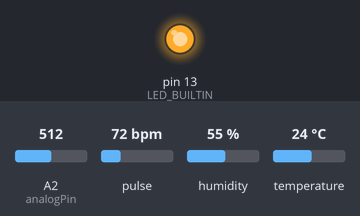
A sketch run on a simulated Arduino Uno, built with avr-gcc and run on an emulated ATmega328P. Shown: output pins drawn as LEDs (lit = HIGH). Inputs (shaded band) come from the test bench; at power-on: A2 (analogPin) = 512, pulse 72 bpm, humidity 55 %, temperature 24 °C. What the sketch prints to the serial monitor is not drawn.

Above: at 0.1 s.
Timing chart, 0 to 1.6 s (numbered marks = the images above):
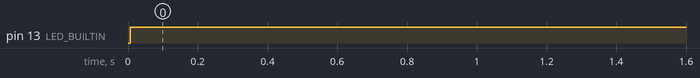

Measured:
- by itself, pin 13 (LED_BUILTIN): LOW → HIGH at 0.01 s

The sketch:

Cod_complet.ino
```cpp
#include <PulseSensorPlayground.h>     // Includes the PulseSensorPlayground Library.
#include <SoftwareSerial.h>
#include <DHT.h>

#define RX 0
#define TX 1

SoftwareSerial bluetooth(RX, TX);

#define DHTPIN 2
#define DHTTYPE DHT22
DHT dht(DHTPIN, DHTTYPE);

const int analogPin = A2;      // Pinul analogic pentru citirea semnalului EKG
const int baseline = 512;      // Valoarea de bază a semnalului
const long interval_EKG = 10;      // Intervalul de eșantionare (10 ms)
unsigned long previousMillis_EKG = 0; // Variabilă pentru stocarea timpului anterior
float pWaveAmplitude, qrsAmplitude, tWaveAmplitude; // Variabile pentru amplitudinea undelor P, QRS și T
float heartRate; // Variabilă pentru frecvența cardiacă
float lastQRSpeak = -10000; // Variabilă pentru stocarea timpului ultimului vârf QRS
int lastECGValue = baseline; // Variabilă pentru stocarea valorii anterioare a semnalului EKG

const int PulseWire = 0;       // PulseSensor WIRE connected to ANALOG PIN 0
const int LED = LED_BUILTIN;          // The on-board Arduino LED, close to PIN 13.
int Threshold = 550;           // Determine which Signal to "count as a beat" and which to ignore.
                               // Use the "Gettting Started Project" to fine-tune Threshold Value beyond default setting.
                               // Otherwise leave the default "550" value.

PulseSensorPlayground pulseSensor;  // Creates an instance of the PulseSensorPlayground object called "pulseSensor"

int i=0;
int bpm;
unsigned long previousMillis_PULSE = 0;  // Variable to store the last time the value was printed
const unsigned long interval_PULSE = 5000;  // Interval in milliseconds (5 seconds)

void setup() {
  Serial.begin(9600); // Inițializare comunicare serială pentru debug
  bluetooth.begin(9600);
  dht.begin();

   // Configure the PulseSensor object, by assigning our variables to it.
  pulseSensor.analogInput(PulseWire);
  pulseSensor.blinkOnPulse(LED);       //auto-magically blink Arduino's LED with heartbeat.
  pulseSensor.setThreshold(Threshold);
}

void loop() {

  // Citirea temperaturii și umidității
  float temp = dht.readTemperature();
  float hum = dht.readHumidity();

  unsigned long currentMillis_EKG = millis(); // Obține timpul curent

  // Verifică dacă este timpul pentru a eșantiona semnalul EKG
  if (currentMillis_EKG - previousMillis_EKG >= interval_EKG) {
    previousMillis_EKG = currentMillis_EKG; // Actualizează timpul anterior

    // Citirea semnalului EKG
    int ecgValue = analogRead(analogPin);

    // Procesarea semnalului pentru a extrage caracteristicile
    detectECGFeatures(ecgValue);
    // Actualizarea valorii anterioare a semnalului EKG
    lastECGValue = ecgValue;
  }

 unsigned long currentMillis_PULSE = millis(); // Obține timpul curent
   while (pulseSensor.sawStartOfBeat())
  {
		  i++;
	}

  if (currentMillis_PULSE - previousMillis_PULSE >= interval_PULSE) {
    // Update the previousMillis variable to store the current time
    previousMillis_PULSE = currentMillis_PULSE;

    // Print the value after 60 seconds
    bpm = i*12;
    i=0;
  }

String data = String(temp) + "," + String(hum) + "," + String(bpm) + "," + String(pWaveAmplitude) + "," + String(qrsAmplitude) + "," + String(tWaveAmplitude);
Serial.println(data);
delay(10000);
}

// Funcție pentru detectarea caracteristicilor semnalului EKG
void detectECGFeatures(int ecgValue) {
  // Detectarea vârfurilor QRS și calcularea frecvenței cardiace
  if (ecgValue > baseline && lastECGValue <= baseline) {
    float currentMillisSeconds = millis() / 1000.0;
    float qrsInterval = currentMillisSeconds - lastQRSpeak;
    if (qrsInterval >= 0.1 && qrsInterval <= 2.0) { // Asigură-te că intervalul este într-un interval rezonabil pentru o frecvență cardiacă normală
      heartRate = 60.0 / qrsInterval;
      lastQRSpeak = currentMillisSeconds;
    }
  }

  // Calcularea amplitudinilor undelor P, QRS și T
  if (ecgValue > pWaveAmplitude) {
    pWaveAmplitude = ecgValue;
  }
  if (ecgValue < baseline && lastECGValue >= baseline && millis() / 1000.0 - lastQRSpeak >= 0.03) {
    qrsAmplitude = lastECGValue - baseline;
  }
  if (ecgValue < tWaveAmplitude && millis() / 1000.0 - lastQRSpeak >= 0.35) {
    tWaveAmplitude = ecgValue;
  }
}
```
